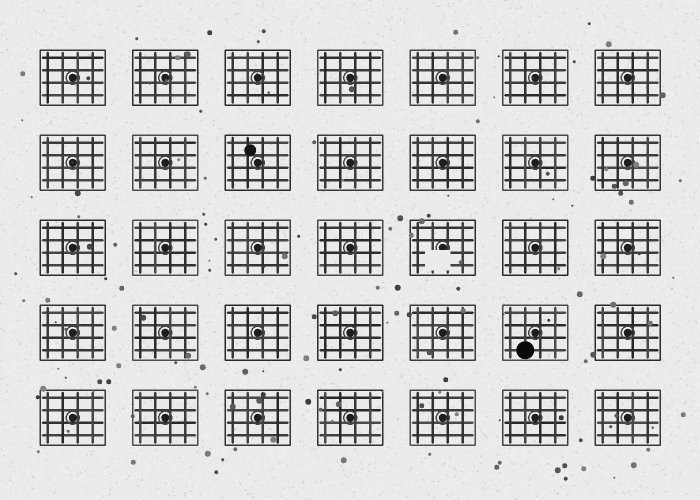
#> input picture data/test_images/fabricated_0001.png, 1400 x 1000 px (shown at 1/2 size)
$ python -i generate_corrected_dataset.py   (imports and definitions only)
#> lines starting #> are read from the running program, lines starting #| are printed output that depends on the picture
#> further down, picture is the input picture: shape (1000, 1400); min 10, max 244, mean 207.5
import os
import random
import numpy as np
from PIL import Image, ImageEnhance, ImageFilter

# ============================================================
# DAY 3
# Corrected Synthetic Semiconductor Localization Dataset
# ============================================================

BASE_DIR = os.path.abspath(
    os.path.join(os.path.dirname(__file__), "..")
)

REF_DIR = os.path.join(
    BASE_DIR, "dataset", "corrected", "reference"
)

SEARCH_DIR = os.path.join(
    BASE_DIR, "dataset", "corrected", "search"
)

GT_DIR = os.path.join(
    BASE_DIR, "dataset", "corrected", "ground_truth"
)

NUM_SAMPLES = 10

REFERENCE_SIZE = 500
SEARCH_SIZE = 2000


# [3 lines not run here, left out]


# ============================================================
# Create semiconductor pattern
# ============================================================

# [71 lines left out: function create_pattern, not called in this run]


# ============================================================
# Add realistic variations
# ============================================================

def add_variations(image):

    # Contrast
    pil = Image.fromarray(
        np.uint8(
            np.clip(image, 0, 255)
        )
    )

    contrast = random.uniform(
        0.85,
        1.20
    )

    pil = ImageEnhance.Contrast(
        pil
    ).enhance(contrast)
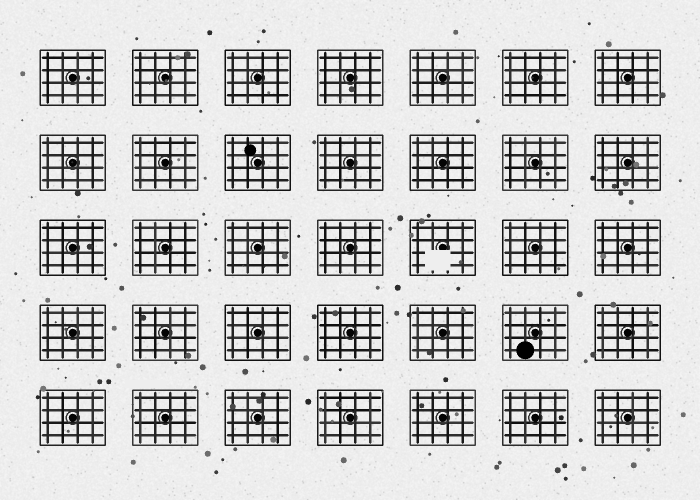
#> pil: PIL image 1400x1000 L (shown at 1/2 size); min 0, max 249, mean 206.9

    # Blur
    blur_radius = random.uniform(
        0.2,
        0.8
    )

    pil = pil.filter(
        ImageFilter.GaussianBlur(
            blur_radius
        )
    )

    image = np.array(
        pil,
        dtype=np.float32
    )

    # Gaussian noise
    noise_level = random.uniform(
        2,
        8
    )

    noise = np.random.normal(
        0,
        noise_level,
        image.shape
    )

    image = image + noise

    return np.clip(
        image,
        0,
        255
    )


# ============================================================
# Create search field
# ============================================================

# [81 lines left out: functions create_search_field, save_image, not called in this run]


# ============================================================
# Main
# ============================================================

# [131 lines not run here, left out]

>>> import cv2
>>> picture = cv2.imread('../data/test_images/fabricated_0001.png', cv2.IMREAD_GRAYSCALE)
>>> result = add_variations(picture)
